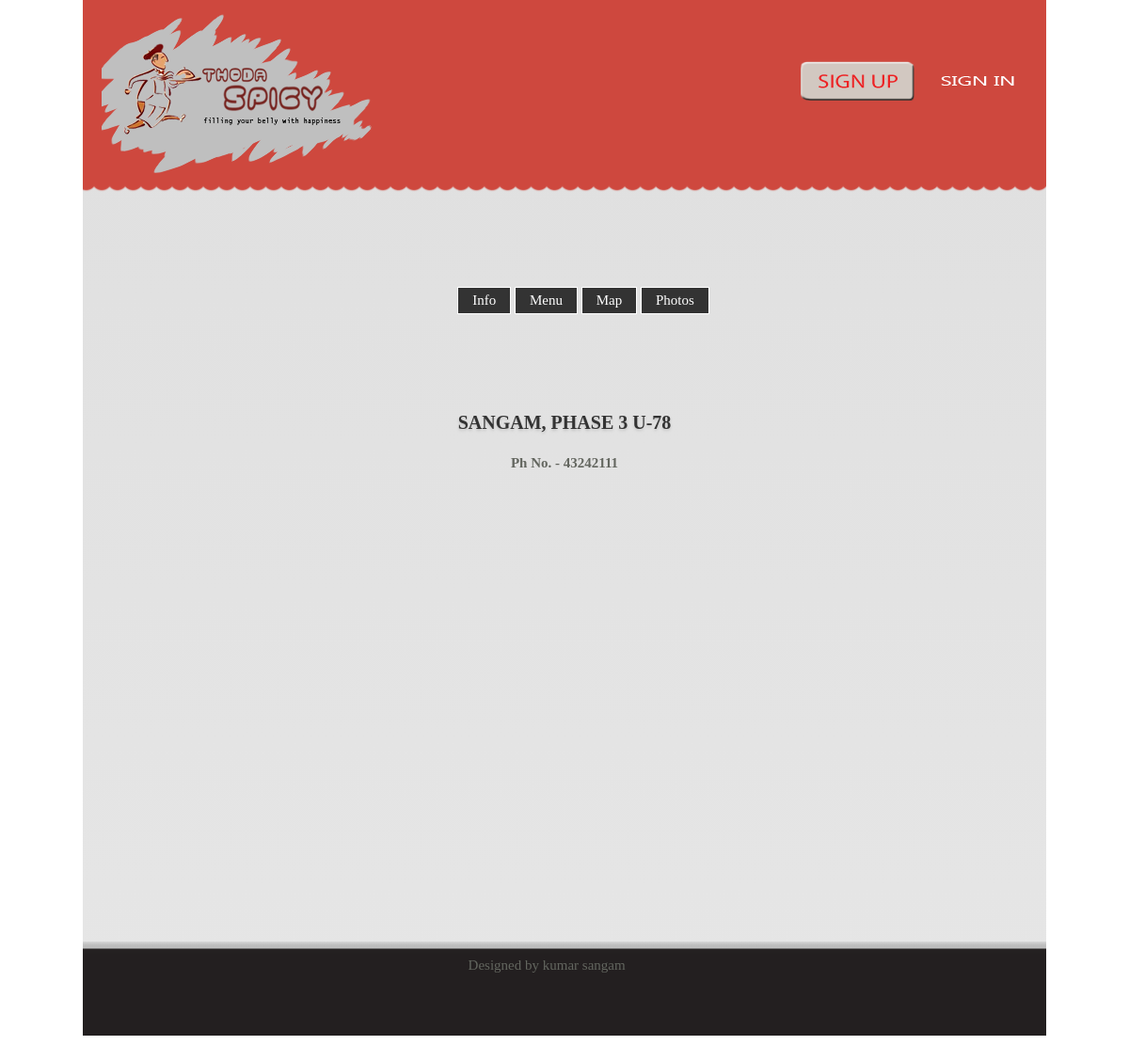
The app's page /map.php?loc_id=1 with its own data.
### tables this page shows
CREATE TABLE IF NOT EXISTS `business_info` (
  `location_id` int(20) NOT NULL AUTO_INCREMENT,
  `website_id` int(20) NOT NULL,
  `business_name` varchar(50) NOT NULL,
  `business_building` varchar(50) NOT NULL,
  `business_street` varchar(50) NOT NULL,
  `business_city` varchar(20) NOT NULL,
  `business_state` varchar(20) NOT NULL,
  `business_zipcode` int(10) NOT NULL,
  `business_countrycode` int(10) NOT NULL,
  `business_contact` varchar(255) NOT NULL,
  `restaurant_type` varchar(9) NOT NULL,
  `maximum_delivery_km` int(3) NOT NULL,
  `minimum_delivery_cost` int(4) NOT NULL,
  `restaurant_cuisine` set('north indian','chinese') NOT NULL,
  `delivery_charges` int(4) NOT NULL,
  `alcohol_facility` tinyint(1) NOT NULL,
  `dine_in` tinyint(1) NOT NULL,
  `catering` tinyint(1) NOT NULL,
  `credit_card` tinyint(1) NOT NULL,
  `cost_for_two` int(11) NOT NULL,
  `air_conditioned` tinyint(1) NOT NULL,
  `tax` int(4) NOT NULL,
  `take_away` tinyint(1) NOT NULL,
  `thumbnail` varchar(100) NOT NULL,
  `home_delivery` tinyint(1) NOT NULL,
  `open_time` time NOT NULL,
  `close_time` time NOT NULL,
  `restaurant_timings` varchar(20) NOT NULL,
  PRIMARY KEY (`location_id`),
  KEY `website_id` (`website_id`)
);

### rest.php (the view)
<?php
$loc_id = $_SESSION['loc_id'];
$result1 = mysql_query("SELECT * FROM `business_info` WHERE location_id = '$loc_id'");
if(mysql_num_rows($result1)==1)
{
    $info_row = mysql_fetch_array($result1);
}
else
{
    echo 'Location ID not valid';
    die();
}
?>
<html>
<body>
<link rel='stylesheet' href='css/style.css'>
<nav>
		<ul>
			<li><a href="info.php">Info</a></li>
			<li><a href="menu.php">Menu</a></li>
			<li><a href="map.php">Map</a></li>
			<li><a href="gallery.php?loc_id=<?php echo $loc_id;?>">Photos</a></li>
		</ul>
</nav>
<h2><?php echo strtoupper($info_row['business_name']); ?></h2>
<h4>Ph No. <?php echo $info_row['business_countrycose'].' - '.$info_row['business_contact'];?></h4>
</body>
</html>

### stylespopup.css (style rules this page uses)
body { background: #fff; line-height: 1; font-size: 12px; font-family: Arial, Tahoma, sans-serif; margin: 0; height: 101%; }

### styles.css (style rules this page uses)
body { font-family: Helvetica; font-size: 12px; color: #63665F }
h1, h2 { font-size: 30px; color: #333; text-shadow: 0px 2px 3px #c5c5c5; text-align: center; }
h2 { font-size: 20px; line-height: 30px; }

### style.css (style rules this page uses)
article, aside, audio, canvas, command, datalist, details, embed, figcaption, figure, footer, header, hgroup, keygen, meter, nav, output, progress, section, source, video { display:block }
body { font-family: Verdana, Geneva, Arial, sans-serif; margin: 0px; }
li { display: inline; list-style:none; }
h4 { text-align:center; }

### css/style.css (style rules this page uses)
body { font: 14px Georgia, serif; }
nav { display: block; width: 100%; margin: 100px auto; text-align: center; }
nav ul { list-style: none; }
nav li { display: inline-block; }
nav a { display: inline-block; background: #333; color: white; padding: 5px 15px; border: 1px solid white; text-decoration: none; }

### records on screen
business_info: business_name "SANGAM, PHASE 3 U-78", business_contact "43242111"
